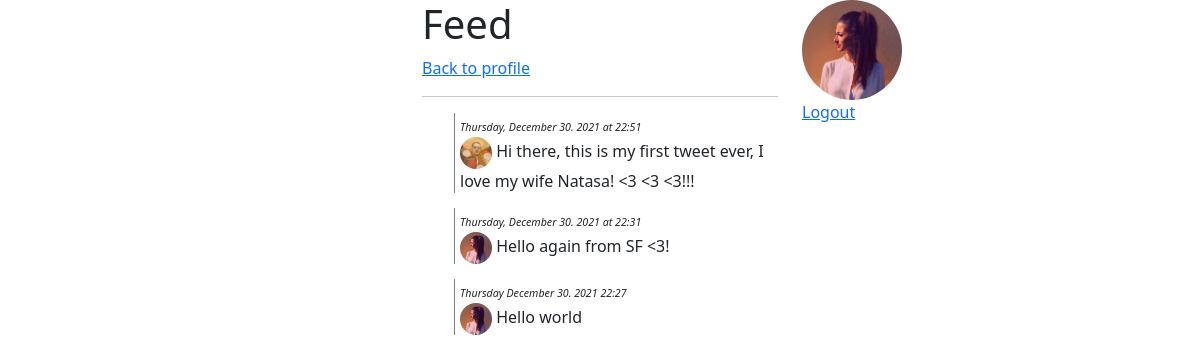
Page /feed (signed in) on the earlier database version.
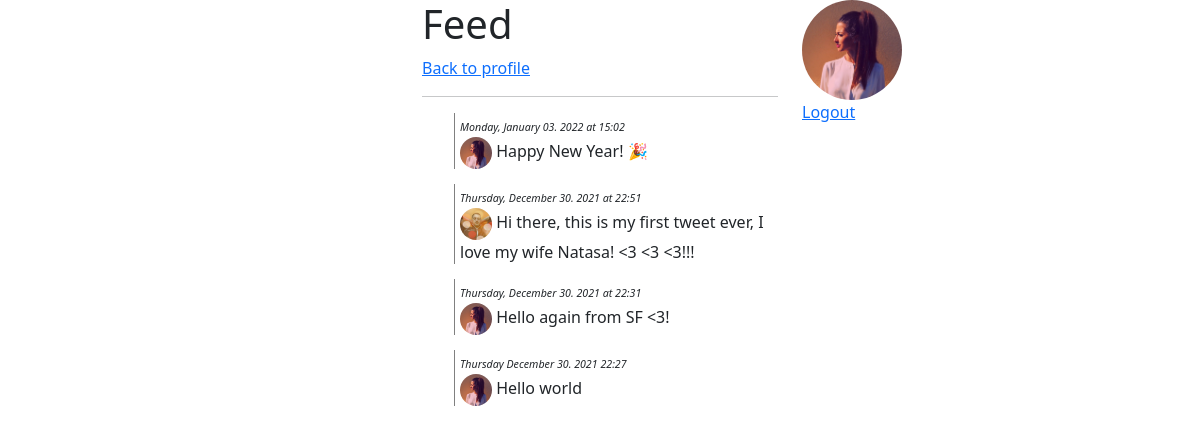
Same page on the later database version.
### tables this page shows
CREATE TABLE tweets (
id integer primary key autoincrement,
user_id integer not null,
tweet text not null,
create_on text not null);

### app.py (the view)
@app.route("/feed")
def feed():
    if not 'id' in session:
        return redirect("/")
    tweets = db.get_latest_tweets()
    return render_template("feed.html", tweets=tweets)

### db.py (called while the page is built)
def connect():
    connection = None
    try:
        connection = sqlite3.connect("tweets.db")
    except sqlite3.Error as e:
        print(e)
        exit(0)
    return connection

def query(sql):
    conn = connect()
    cursor = conn.cursor()
    cursor.execute(sql)
    return cursor.fetchall()

def get_latest_tweets():
    sql = f"""
        SELECT tweet, create_on, user_id
        FROM tweets
        ORDER BY id DESC
        LIMIT 10
    """
    result = query(sql)
    return result

### templates/feed.html (shortened to what this page needs)
<!DOCTYPE html>
<html lang="en">
<head>
    <link href="https://cdn.jsdelivr.net/npm/bootstrap@5.1.3/dist/css/bootstrap.min.css" rel="stylesheet">
    <link href="/static/style.css" rel="stylesheet">
</head>
<body>
    <div class="container">
        <div class="row">
            <div class="col"></div>
            <div class="col">
                <h1>Feed</h1>
                <a href="/profile">Back to profile</a>
                <hr> {% if tweets|count == 0 %}
                No tweets to show
                {% else %}
                <ul>
                    {% for tweet in tweets %}
                    <li>
                        <div><i class="create_on">{{tweet[1]}}</i></div>
                        <a href="/user_profile/{{tweet[2]}}"><img src="/static/profile-pics/{{tweet[2]}}.jpg" width="32px" height="32px" class="rounded-circle"></a>
                        {{tweet[0]}}
                    </li>
                    {% endfor %}
                </ul>
                {% endif %}
            </div>
            <div class="col">
                <img src="/static/profile-pics/{{session['id']}}.jpg" width="100px" height="100px" class="rounded-circle">
                <br> <a href="/logout">Logout</a>
            </div>
        </div>
    </div>
</body>
</html>

### static/style.css (style rules this page uses)
.create_on { font-size: 8pt; font-width: bold; }
li { list-style: none; border-left: 1px solid grey; padding-left: 5px; margin-left: 0px; margin-bottom: 15px; }

Differences in the rows shown:
added tweets: create_on "Monday, January 03. 2022 at 15:02", tweet "Happy New Year! 🎉"
